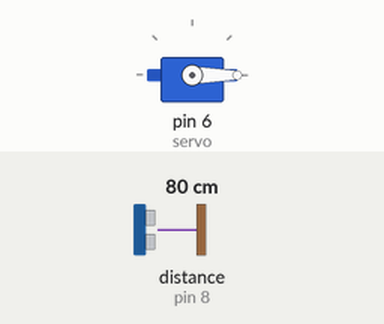
The sketch below on a simulated Arduino Uno, built with avr-gcc and run on an emulated ATmega328P. Parts: servo. Wiring (inferred from the names in the program): ultrasonic range finder: trigger pin 9; echo pin 8. The inputs (shaded band) are chosen by the test bench; at power-on: distance to the obstacle (sensor on pin 8) 80 cm. The echo pulse lasts 58.3 µs per cm.

Above: at 1.8 s.
1.9 s: distance to the obstacle (sensor on pin 8) set to 17 cm
3.4 s: distance to the obstacle (sensor on pin 8) set to 14 cm
At 4.6 s:
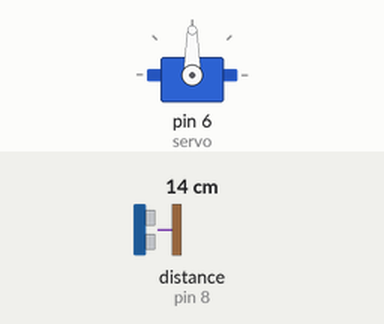
5.5 s: distance to the obstacle (sensor on pin 8) set to 18 cm
At 7.2 s:
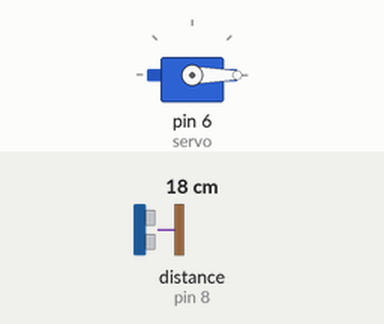
7.5 s: distance to the obstacle (sensor on pin 8) set to 2 cm
At 9.0 s:
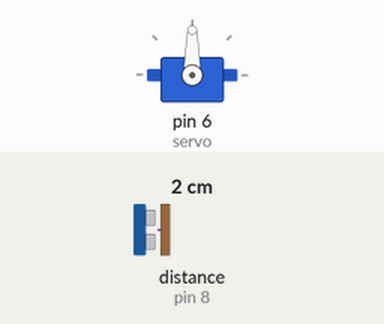
Timing chart, 0 to 10.5 s (numbered marks = the images above; inputs shaded):
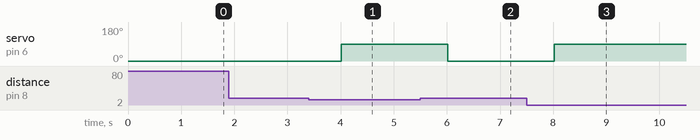

Measured:
- the behaviour switches between 16 and 15 cm on distance to the obstacle (sensor on pin 8) (found by bisection; images 0 and 1)
- after the input at 1.9 s, every drawn part: stays the same
- after the input at 3.4 s, servo on pin 6 (servo): 0° → 90° after 0.61 s
- after the input at 5.5 s, servo on pin 6 (servo): 90° → 0° after 0.52 s
- after the input at 7.5 s, servo on pin 6 (servo): 0° → 90° after 0.52 s

The sketch:

palang_otomatis.ino
```cpp
#include <Servo.h>

#define trig 9
#define echo 8
#define servo 6
#define threshold 15

Servo palang;
int derajat = 0;
unsigned long waktuTerakhirDeteksi = 0;

void setup() {
  pinMode(trig, OUTPUT);
  pinMode(echo, INPUT);
  pinMode(servo, OUTPUT);
  palang.attach(servo);
  palang.write(derajat);
}

void loop() {
  int jarak = bacaJarak();

  if(jarak > 0 && jarak < threshold && derajat == 0){
    derajat = 90;
    palang.write(derajat);
    delay(1000);
  }

  if(derajat == 90 && jarak > threshold){
    derajat = 0;
    palang.write(derajat);
    delay(1000);

  }

  delay(1000);
}

    int bacaJarak(){
    digitalWrite(trig, LOW);
    delayMicroseconds(2);
    digitalWrite(trig, HIGH);
    delayMicroseconds(10);
    digitalWrite(trig, LOW);

    long durasi = pulseIn(echo, HIGH);
    int jarakCm = durasi * 0.034 / 2;
    return jarakCm;
  }
```
